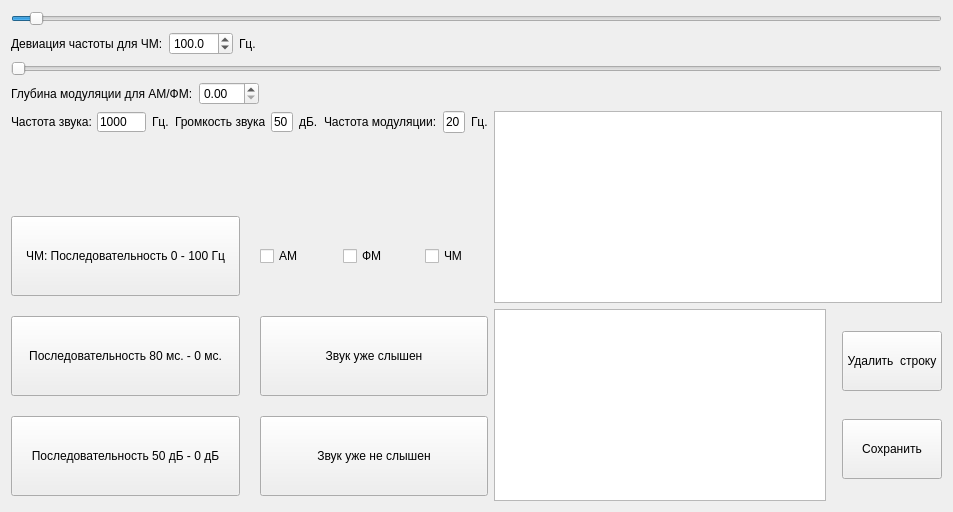
      <widget class="QWidget" name="tab_3">
       <attribute name="title">
        <string>Оценка разрешающей способности слуха</string>
       </attribute>
       <layout class="QVBoxLayout" name="verticalLayout_22">
        <item>
         <layout class="QVBoxLayout" name="verticalLayout_20">
          <item>
           <widget class="QSlider" name="DeviationSlider_3">
            <property name="minimum">
             <number>0</number>
            </property>
            <property name="maximum">
             <number>50000</number>
            </property>
            <property name="sliderPosition">
             <number>1000</number>
            </property>
            <property name="orientation">
             <enum>Qt::Horizontal</enum>
            </property>
           </widget>
          </item>
          <item>
           <layout class="QHBoxLayout" name="horizontalLayout_29" stretch="0,0,0,0">
            <property name="sizeConstraint">
             <enum>QLayout::SetMinimumSize</enum>
            </property>
            <item>
             <widget class="QLabel" name="label_42">
              <property name="text">
               <string>Девиация частоты для ЧМ:</string>
              </property>
             </widget>
            </item>
            <item>
             <widget class="QDoubleSpinBox" name="DeviationBox_3">
              <property name="minimumSize">
               <size>
                <width>60</width>
                <height>0</height>
               </size>
              </property>
              <property name="decimals">
               <number>1</number>
              </property>
              <property name="maximum">
               <double>5000.000000000000000</double>
              </property>
              <property name="value">
               <double>100.000000000000000</double>
              </property>
             </widget>
            </item>
            <item>
             <widget class="QLabel" name="label_44">
              <property name="text">
               <string>Гц.</string>
              </property>
             </widget>
            </item>
            <item>
             <spacer name="horizontalSpacer_4">
              <property name="orientation">
               <enum>Qt::Horizontal</enum>
              </property>
              <property name="sizeHint" stdset="0">
               <size>
                <width>40</width>
                <height>20</height>
               </size>
              </property>
             </spacer>
            </item>
           </layout>
          </item>
          <item>
           <widget class="QSlider" name="DepthSlider_3">
            <property name="maximum">
             <number>100</number>
            </property>
            <property name="value">
             <number>0</number>
            </property>
            <property name="orientation">
             <enum>Qt::Horizontal</enum>
            </property>
           </widget>
          </item>
          <item>
           <layout class="QHBoxLayout" name="horizontalLayout_30">
            <item>
             <widget class="QLabel" name="label_43">
              <property name="text">
               <string>Глубина модуляции для АМ/ФМ:</string>
              </property>
             </widget>
            </item>
            <item>
             <widget class="QDoubleSpinBox" name="DepthBox_3">
              <property name="minimumSize">
               <size>
                <width>60</width>
                <height>0</height>
               </size>
              </property>
              <property name="decimals">
               <number>2</number>
              </property>
              <property name="maximum">
               <double>1.000000000000000</double>
              </property>
              <property name="value">
               <double>0.000000000000000</double>
              </property>
             </widget>
            </item>
            <item>
             <spacer name="horizontalSpacer_18">
              <property name="orientation">
               <enum>Qt::Horizontal</enum>
              </property>
              <property name="sizeHint" stdset="0">
               <size>
                <width>40</width>
                <height>20</height>
               </size>
              </property>
             </spacer>
            </item>
           </layout>
          </item>
         </layout>
        </item>
        <item>
         <layout class="QHBoxLayout" name="horizontalLayout_28" stretch="1,1">
          <item>
           <layout class="QVBoxLayout" name="verticalLayout_21" stretch="0,0,0">
            <item>
             <layout class="QHBoxLayout" name="horizontalLayout_27" stretch="0,0,0,0,0,0,0,0,0,0">
              <property name="sizeConstraint">
               <enum>QLayout::SetMinimumSize</enum>
              </property>
              <item>
               <widget class="QLabel" name="label_52">
                <property name="minimumSize">
                 <size>
                  <width>80</width>
                  <height>0</height>
                 </size>
                </property>
                <property name="maximumSize">
                 <size>
                  <width>50</width>
                  <height>20</height>
                 </size>
                </property>
                <property name="text">
                 <string>Частота звука:</string>
                </property>
               </widget>
              </item>
              <item>
               <widget class="QLineEdit" name="FrequencyEdit_3">
                <property name="minimumSize">
                 <size>
                  <width>49</width>
                  <height>0</height>
                 </size>
                </property>
                <property name="maximumSize">
                 <size>
                  <width>40</width>
                  <height>20</height>
                 </size>
                </property>
                <property name="text">
                 <string>1000</string>
                </property>
               </widget>
              </item>
              <item>
               <widget class="QLabel" name="label_53">
                <property name="maximumSize">
                 <size>
                  <width>30</width>
                  <height>20</height>
                 </size>
                </property>
                <property name="text">
                 <string>Гц.</string>
                </property>
               </widget>
              </item>
              <item>
               <widget class="QLabel" name="label_56">
                <property name="maximumSize">
                 <size>
                  <width>90</width>
                  <height>20</height>
                 </size>
                </property>
                <property name="text">
                 <string>Громкость звука:</string>
                </property>
               </widget>
              </item>
              <item>
               <widget class="QLineEdit" name="LoudnessEdit_3">
                <property name="maximumSize">
                 <size>
                  <width>40</width>
                  <height>20</height>
                 </size>
                </property>
                <property name="text">
                 <string>50</string>
                </property>
               </widget>
              </item>
              <item>
               <widget class="QLabel" name="label_57">
                <property name="maximumSize">
                 <size>
                  <width>30</width>
                  <height>20</height>
                 </size>
                </property>
                <property name="text">
                 <string>дБ.</string>
                </property>
               </widget>
              </item>
              <item>
               <widget class="QLabel" name="label_54">
                <property name="text">
                 <string>Частота модуляции:</string>
                </property>
               </widget>
              </item>
              <item>
               <widget class="QLineEdit" name="ModFreqEdit_3">
                <property name="maximumSize">
                 <size>
                  <width>40</width>
                  <height>16777215</height>
                 </size>
                </property>
                <property name="text">
                 <string>20</string>
                </property>
               </widget>
              </item>
              <item>
               <widget class="QLabel" name="label_55">
                <property name="text">
                 <string>Гц.</string>
                </property>
               </widget>
              </item>
              <item>
               <spacer name="horizontalSpacer_15">
                <property name="orientation">
                 <enum>Qt::Horizontal</enum>
                </property>
                <property name="sizeHint" stdset="0">
                 <size>
                  <width>40</width>
                  <height>20</height>
                 </size>
                </property>
               </spacer>
              </item>
             </layout>
            </item>
            <item>
             <spacer name="verticalSpacer_7">
              <property name="orientation">
               <enum>Qt::Vertical</enum>
              </property>
              <property name="sizeHint" stdset="0">
               <size>
                <width>20</width>
                <height>40</height>
               </size>
              </property>
             </spacer>
            </item>
            <item>
             <layout class="QGridLayout" name="gridLayout_7" rowstretch="1,0,0" columnstretch="0,0">
              <property name="topMargin">
               <number>5</number>
              </property>
              <property name="bottomMargin">
               <number>5</number>
              </property>
              <property name="spacing">
               <number>20</number>
              </property>
              <item row="1" column="0">
               <widget class="QPushButton" name="pushButton_25">
                <property name="minimumSize">
                 <size>
                  <width>0</width>
                  <height>80</height>
                 </size>
                </property>
                <property name="text">
                 <string>Последовательность 80 мс. - 0 мс.</string>
                </property>
               </widget>
              </item>
              <item row="0" column="0">
               <widget class="QPushButton" name="pushButton_26">
                <property name="minimumSize">
                 <size>
                  <width>0</width>
                  <height>80</height>
                 </size>
                </property>
                <property name="text">
                 <string>ЧМ: Последовательность 0 - 100 Гц</string>
                </property>
               </widget>
              </item>
              <item row="2" column="1">
               <widget class="QPushButton" name="pushButton_24">
                <property name="minimumSize">
                 <size>
                  <width>0</width>
                  <height>80</height>
                 </size>
                </property>
                <property name="text">
                 <string>Звук уже не слышен</string>
                </property>
               </widget>
              </item>
              <item row="1" column="1">
               <widget class="QPushButton" name="pushButton_23">
                <property name="minimumSize">
                 <size>
                  <width>0</width>
                  <height>80</height>
                 </size>
                </property>
                <property name="text">
                 <string>Звук уже слышен</string>
                </property>
               </widget>
              </item>
              <item row="2" column="0">
               <widget class="QPushButton" name="pushButton_28">
                <property name="minimumSize">
                 <size>
                  <width>0</width>
                  <height>80</height>
                 </size>
                </property>
                <property name="text">
                 <string>Последовательность 50 дБ - 0 дБ</string>
                </property>
               </widget>
              </item>
              <item row="0" column="1">
               <layout class="QHBoxLayout" name="horizontalLayout_15">
                <item>
                 <widget class="QCheckBox" name="AMBox">
                  <property name="text">
                   <string>АМ</string>
                  </property>
                 </widget>
                </item>
                <item>
                 <widget class="QCheckBox" name="PMBox">
                  <property name="text">
                   <string>ФМ</string>
                  </property>
                 </widget>
                </item>
                <item>
                 <widget class="QCheckBox" name="FMBox">
                  <property name="text">
                   <string>ЧМ</string>
                  </property>
                 </widget>
                </item>
               </layout>
              </item>
             </layout>
            </item>
           </layout>
          </item>
          <item>
           <layout class="QVBoxLayout" name="verticalLayout_9">
            <property name="topMargin">
             <number>0</number>
            </property>
            <property name="bottomMargin">
             <number>0</number>
            </property>
            <item>
             <widget class="QTextBrowser" name="WorkBrowser_3"/>
            </item>
            <item>
             <layout class="QHBoxLayout" name="horizontalLayout_13">
              <property name="topMargin">
               <number>0</number>
              </property>
              <property name="bottomMargin">
               <number>0</number>
              </property>
              <item>
               <widget class="QTextBrowser" name="ResultBrowser_3"/>
              </item>
              <item>
               <layout class="QVBoxLayout" name="verticalLayout_10">
                <property name="leftMargin">
                 <number>10</number>
                </property>
                <item>
                 <widget class="QPushButton" name="DeleteStringButton_3">
                  <property name="minimumSize">
                   <size>
                    <width>100</width>
                    <height>60</height>
                   </size>
                  </property>
                  <property name="maximumSize">
                   <size>
                    <width>70</width>
                    <height>16777215</height>
                   </size>
                  </property>
                  <property name="text">
                   <string>Удалить  строку</string>
                  </property>
                 </widget>
                </item>
                <item>
                 <widget class="QPushButton" name="SaveResultButton_3">
                  <property name="minimumSize">
                   <size>
                    <width>100</width>
                    <height>60</height>
                   </size>
                  </property>
                  <property name="text">
                   <string>Сохранить</string>
                  </property>
                 </widget>
                </item>
               </layout>
              </item>
             </layout>
            </item>
           </layout>
          </item>
         </layout>
        </item>
       </layout>
      </widget>
